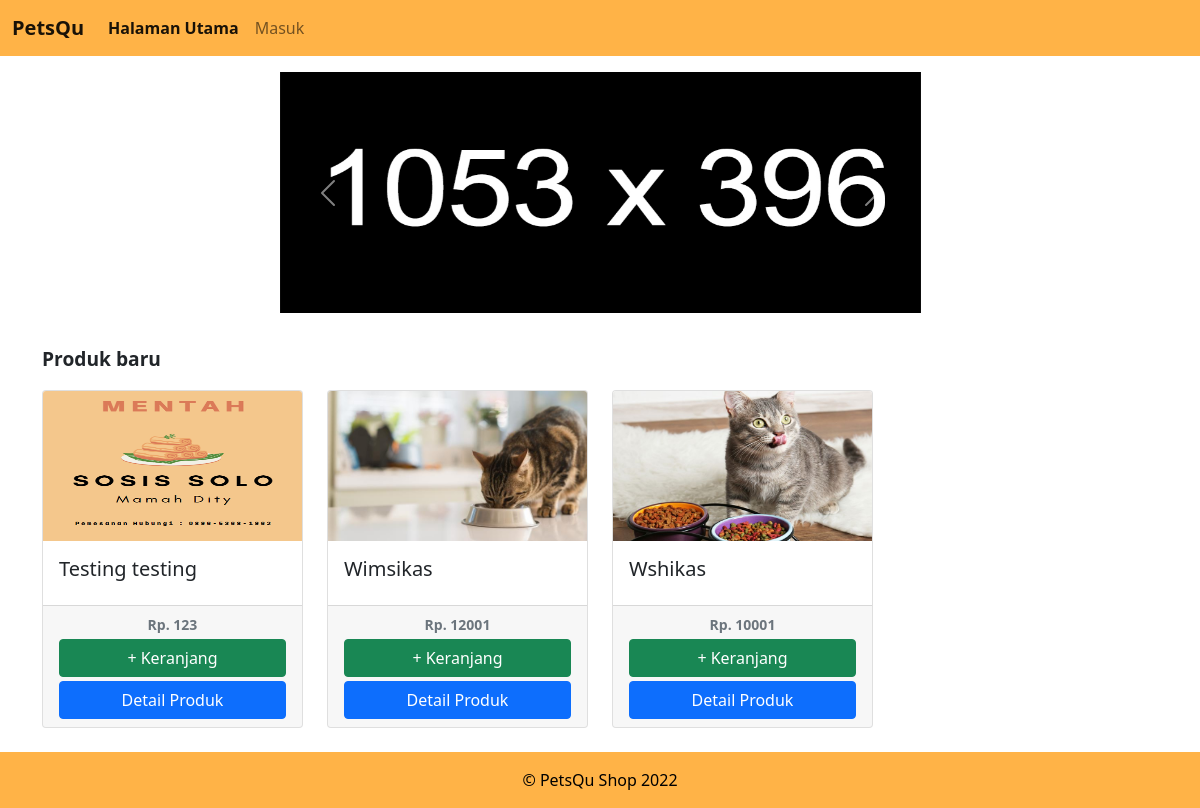
The page / on the database its author committed.
### tables this page shows
CREATE TABLE `produk` (
  `id_produk` int(11) NOT NULL,
  `gambar_produk` varchar(64) NOT NULL,
  `nama_produk` varchar(64) NOT NULL,
  `deskripsi_produk` text NOT NULL,
  `harga_produk` int(12) NOT NULL
);

### config/config.php (called while the page is built, shortened)
<?php
$base_url = 'http://localhost/PetsQu/';
?>

### index.php (the view, shortened to what this page needs)
<body>
    <?php
        include "template/navbar.php";
        include "../PetsQu/config/config.php";
        include "../PetsQu/config/connection.php";
        $query_product = mysqli_query($conn, "SELECT * from produk order by id_produk DESC");
    ?>
    <div class="container">
        <div class="row">
            <div class="col-lg-7 col-sm-10 col-12 mx-auto d-block my-3">
                <div id="carouselExampleInterval" class="carousel slide" data-bs-ride="carousel">
                    <div class="carousel-inner">
                        <div class="carousel-item active" data-bs-interval="4000">
                            <img src="image/banner/banner-1053x396.jpg" class="d-block w-100" alt="...">
                        </div>
                    </div>
                    <button class="carousel-control-prev" type="button" data-bs-target="#carouselExampleInterval"
                        data-bs-slide="prev">
                        <span class="carousel-control-prev-icon" aria-hidden="true"></span>
                    </button>
                    <button class="carousel-control-next" type="button" data-bs-target="#carouselExampleInterval"
                        data-bs-slide="next">
                        <span class="carousel-control-next-icon" aria-hidden="true"></span>
                    </button>
                </div>
            </div>
        </div>
        <div class="row mt-3">
            <div class="col-12">
                <p class="subtitle">Produk baru</p>
            </div>
        </div>
        <div class="row g-4 mb-4">
            <?php
                while($var = mysqli_fetch_array($query_product)){
                ?>
            <div class="col-lg-3 col-md-4 col-6">
                <div class="card h-100">
                    <img src="<?= $base_url."image/product/".$var['gambar_produk']; ?>" class="card-img-top"
                        style="height:150px;" alt=" ...">
                    <div class="card-body">
                        <h5 class="card-title"><?= $var['nama_produk']; ?></h5>
                    </div>
                    <div class="card-footer">
                        <small class="text-muted"> <b>Rp. <?= $var['harga_produk']; ?> </b></small>
                        <a href="<?= $base_url.'page/user/process/keranjang.php?action=add&id='.$var['id_produk']; ?>"><button
                                type="button" class="btn btn-success w-100 mt-1">+ Keranjang</button></a>
                        <a href="<?= $base_url.'product/detail.php?id='.$var['id_produk']; ?>">
                            <button type="button" class="btn btn-primary w-100 mt-1">Detail Produk</button>
                        </a>
                    </div>
                </div>
            </div>
            <?php
                }
                ?>
        </div>
    </div>
</body>
<?php
include "template/footer.php";
?>

### template/rescss.php (style rules this page uses)
.card-footer { text-align: center; }
.subtitle { font-weight: bolder; font-size: larger; }

### rows shown on the page
produk: gambar_produk (picture), nama_produk "Testing testing", harga_produk "123"
produk: gambar_produk (picture), nama_produk "Wimsikas", harga_produk "12001"
produk: gambar_produk (picture), nama_produk "Wshikas", harga_produk "10001"
